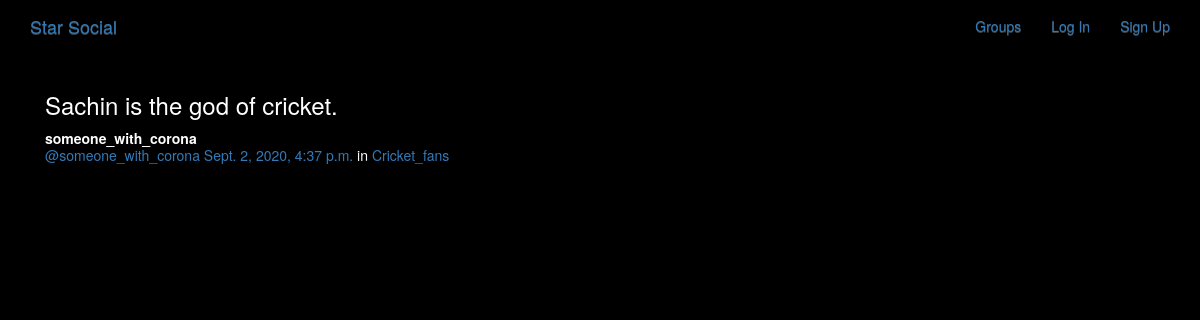
Page /posts/by/someone_with_corona/4/ on the committed database.
### posts/models.py (models this page shows, shortened)
class Post(models.Model):
    user=models.ForeignKey(User,related_name='posts',on_delete=models.CASCADE)
    created_at=models.DateTimeField(auto_now=True)
    message=models.TextField()
    message_html=models.TextField(editable=False)
    group=models.ForeignKey(Group,related_name='posts',null=True,blank=True,on_delete=models.CASCADE)
    class Meta:
        ordering=['-created_at']
        unique_together=['user','message']

### groups/models.py (models this page shows, shortened)
class Group(models.Model):
    name=models.CharField(max_length=255,unique=True)
    slug=models.SlugField(allow_unicode=True,unique=True)
    description=models.TextField(blank=True,default='')
    description_html=models.TextField(editable=False,default='',blank=True)
    members=models.ManyToManyField(User,through='GroupMember')
    class Meta:
        ordering=['name']

### posts/views.py (the view)
# urls.py: path("by/<username>/<int:pk>/",views.PostDetail.as_view(),name="single"),
class PostDetail(SelectRelatedMixin,generic.DetailView):
    model = models.Post
    select_related = ('user','group')
    def get_queryset(self):
        queryset=super().get_queryset()
        return queryset.filter(user__username__iexact=self.kwargs.get('username'))

### posts/templates/posts/post_detail.html
{% extends "posts/post_base.html" %}
{% block post_content %}
<div class="col-md-8">
    {% include "posts/_post.html" %}
</div>
{% endblock %}

### posts/templates/posts/_post.html (shortened to what this page needs)
<div class="post media">
	<h3>{{ post.message_html|safe }}</h3>
	<div class="media-body">
		<strong>{{ post.user.username }}</strong>
		<h5 class="media-heading">
			<span class="username"><a href="{% url 'posts:for_user' username=post.user.username %}">@{{ post.user.username }}</a></span>
			<time class="time"><a href="{% url 'posts:single' username=post.user.username pk=post.pk %}">{{ post.created_at }}</a></time>
			{% if post.group %}
			<span class="group-name">in <a href="#">{{ post.group.name }}</a></span>
			{% endif %}
		</h5>
	</div>
</div>

### rows in the picture
Post: message_html "Sachin is the god of cricket.", user.username "someone_with_corona", created_at "Sept. 2, 2020, 4:37 p.m.", group.name "Cricket_fans"
